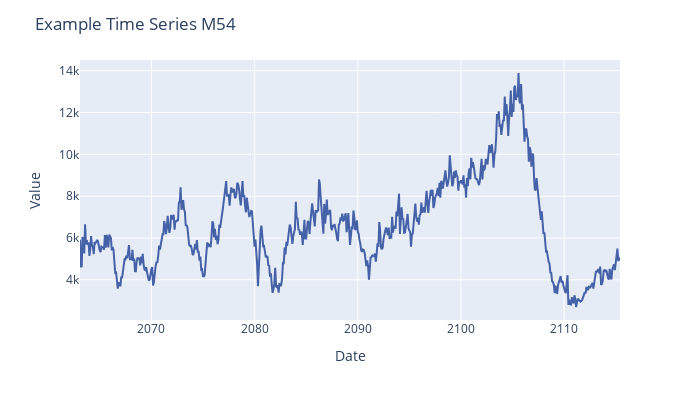

The code cell stored with this chart in its notebook:
### Code cell
fig = px.line(x=ts.ds, y=ts.y, color_discrete_sequence=["#4561a8"])
fig.update_layout(title="Example Time Series M54", xaxis_title="Date", yaxis_title="Value", width=700, height=400)
fig

### Figure 1 — Plotly figure (JSON) as saved in the notebook; plotly's stock layout.template omitted (floating-point values rounded to 4 significant figures; data arrays with more than 128 entries replaced by an {"elided": "..."} marker saying what was removed)
{"data": [{"hovertemplate": "x=%{x}<br>y=%{y}<extra></extra>", "legendgroup": "", "line": {"color": "#4561a8", "dash": "solid"}, "marker": {"symbol": "circle"}, "mode": "lines", "name": "", "orientation": "v", "showlegend": false, "type": "scatter", "x": {"elided": "629 str values"}, "xaxis": "x", "y": {"elided": "629 int values"}, "yaxis": "y"}], "layout": {"height": 400, "legend": {"tracegroupgap": 0}, "margin": {"t": 60}, "title": {"text": "Example Time Series M54"}, "width": 700, "xaxis": {"anchor": "y", "domain": [0, 1], "title": {"text": "Date"}}, "yaxis": {"anchor": "x", "domain": [0, 1], "title": {"text": "Value"}}}}
